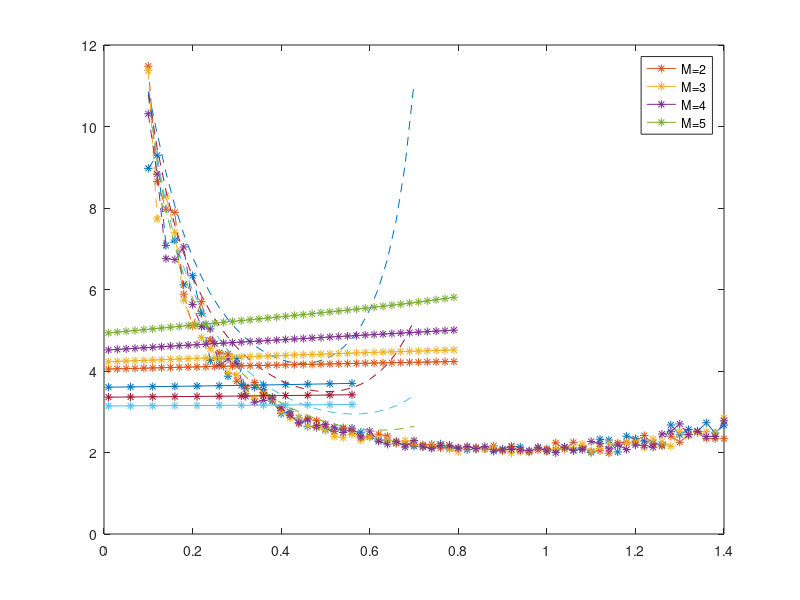

Write the MATLAB code that produced this figure. (Note: this script raises an error after producing the figure.)
%% Initialization
clear ; close all; clc

%% ==================== Part 1: Basic Function ====================
% Complete warmUpExercise.m
fprintf('Average AoI Running ... \n');


fprintf('Peak AoI: \n');

fprintf('Program paused. Press enter to continue.\n');
pause;

%% ======================= Part 2: Base Line Model with respect lambda1=======================

fprintf('Plotting Data ...\n')
p=[];
lambda=[];
rho=[];
AoI=[];
AoI1=[];
%number of Simulation runs
ru1=1000

for M=2:5
m1=1;
 for k=0.1:0.02:1.4
 sim1=0
for    i=1:ru1
    sim1=sim1+poissrnd(k)
end
avgsim1=sim1/ru1
      lambda(1)=avgsim1;  
  
        
    % %Exponential
    % ES=0.5% expected service time
    % ES2=2*(ES)^2  %2nd order moment of service time

    %Erlang-2
    sim1=0
for    i=1:ru1
    sim1=sim1+exprnd(0.5)
end
avgsim2=sim1/ru1
    ES=avgsim2 % expected service time
    ES2=1*ES^2 % second order moment of service time


        % %HyperExponential with p
        % p1=0.9;
        % ES=p1*0.5+(1-p1)*0.5^2;
        % ES2=p1*2*0.5^2+(1-p1)*2*0.5^4;
        for i=2:M
           lambda(i)=0,1;
         end
        l1=sum(lambda);
       
         for i=1:M
                 rho(i)=lambda(i)*ES;
         end
            r1=sum(rho);
            AoI11=(lambda(1))*(1-r1)/(1/r1-rho(1))+ES*((1/rho(1))+(r1/(1-r1))+((2*rho(2)-1)*(r1-1))/(1-rho(2))^2+(2*rho(1)*rho(2)*(r1-1))/(1-rho(2))^3)
            AoI(m1)=AoI11;
            m1=m1+1;
              
 end
 
         x=(0.1:0.02:1.4)
        
        p(M)=plot(x,AoI,'*--')
        hold on;
       
end
legend([p(2),p(3),p(4),p(5)],'M=2','M=3','M=4','M=5')

%% ======================= Part 3: Breakdown Model with respect to lambda1 =======================
fprintf('Plotting Data ...\n')
for M=2:5
lambda=[];
rho=[];
AoI=[];
AoI1=[];
alpa=0.1;
%Simulation runs
ru1=1000;
% % %Exponential
    sim1=0
for    i=1:ru1
    sim1=sim1+exprnd(0.5)
end
avgsim2=sim1/ru1
gamma1=avgsim2;%expected repair time
gamma2=2*gamma1^2;% second order repair time
beta11=0.8; %expected service time
beta12=2*beta11^2 % second order service time
ES=beta11*(1+alpa*gamma1)% expected service time including breakdowns

% %Erlang-2
%  sim1=0
% for    i=1:ru1
%     sim1=sim1+gamrnd(0.5/2)
% end
% avgsim2=sim1/ru1
% gamma1=avgsim2; %expected repair time
% gamma2=1*gamma1^2; % second order moment of repair time
% beta11=0.8; %expected service time
% beta12=1*beta11^2 % second order moment of service time
% ES=beta11*(1+alpa*gamma1)% expected service time including breakdowns


% %HyperExponential with p
% % p1=0.9;
%  sim1=0
% for    i=1:ru1
%     sim1=sim1+exprnd(0.5)
% end
% avgsim2=sim1/ru1
% gamma1=p1*avgsim2+(1-p1)*avgsim2^2; % expected repair time
% gamma2=p1*2*avgsim2^2+(1-p1)*2*avgsim2^4); % second order moment of repair time
% beta11=p1*0.8+(1-p1)*0.8^2;   % expected service time
% beta12=p1*2*0.8^2+(1-p1)*2*0.8^4; % second order moment of service time
% ES=beta11*(1+alpa*gamma1) % expected service time including breakdowns
m1=1;
for k=0.1:0.02:0.7
   
    lambda(1)=k;
    for i=2:M
    lambda(i)=0.1;
    end
     l1=sum(lambda);
    for i=1:M
    rho(i)=lambda(i)*ES;
    end
    rho(1)
    r1=sum(rho);
ES2=l1*(beta11*alpa*gamma2+r1*beta12)  %2nd order moment of service time
EW=l1*ES2/(2*(1-r1)); % Expected waiting Time
LS1=(1/ES)/((1/ES)+lambda(1));    %Exponential S*(lambda(1)))
LS2=-(1/ES)/((1/ES)+lambda(1))^2; %Exponential S*'(lambda(1))) 
LS3=(2/ES)/((1/ES)+lambda(1))^3;  %Exponential S*''(lambda(1))) 
WS1=((1-r1)*lambda(1)*LS1)/((lambda(1)-l1*(1-LS1)))
WS2=(1-r1)*(l1*LS1^2+(lambda(1)^2-lambda(1)*l1)*LS2-l1*LS1)/(lambda(1)-l1*(1-LS1))^2
WS3=0;
for k1=2:M
LS11=(1/ES)/((1/ES)+lambda(k1));    %Exponential S*(lambda(1)))
LS21=-(1/ES)/((1/ES)+lambda(k1))^2; %Exponential S*'(lambda(1))) 
LS31=(2/ES)/((1/ES)+lambda(k1))^3;  %Exponential S*''(lambda(1))) 
WS11=((1-r1)*lambda(1)*LS11)/((lambda(1)-l1*(1-LS11)))
WS21=(1-r1)*(l1*LS11^2+(lambda(1)^2-lambda(1)*l1)*LS21-l1*LS11)/(lambda(1)-l1*(1-LS11))^2;
WS3=WS3+lambda(k1)*((2/lambda(1))+WS21-(2.0*WS11/lambda(1))) 
end;
AoI(m1)=EW+2.0*ES+(2.0*WS1/lambda(1))-WS2-(1/lambda(1))+ES*WS3
m1=m1+1;

end;
x=(0.1:0.02:0.7)
plot(x,AoI,'--')
hold on;
end;
legend([p(2),p(3),p(4),p(5)],'M=2','M=3','M=4','M=5')
%% ======================= Part 4: BreakdownModel with respect to alpha =======================
fprintf('Plotting Data ...\n')
p=[];
for M=2:5
lambda=[];
lambda(1)=0.3;
rho=[];
AoI=[];
AoI1=[];
alpa=0.1;
% % %Exponential
%Simulation runs
ru1=1000;
% % %Exponential
    sim1=0
for    i=1:ru1
    sim1=sim1+exprnd(0.5)
end
avgsim2=sim1/ru1

gamma1=avgsim2;%expected repair time
gamma2=2*gamma1^2;% second order repair time
beta11=0.8; %expected service time
beta12=2*beta11^2 % second order service time
ES=beta11*(1+alpa*gamma1)% expected service time including breakdowns

% %Erlang-2
%  sim1=0
% for    i=1:ru1
%     sim1=sim1+gamrnd(0.5/2)
% end
% avgsim2=sim1/ru1
% gamma1=avgsim2; %expected repair time
% gamma2=1*gamma1^2; % second order moment of repair time
% beta11=0.8; %expected service time
% beta12=1*beta11^2 % second order moment of service time
% ES=beta11*(1+alpa*gamma1)% expected service time including breakdowns


% %HyperExponential with p
% % p1=0.9;
%  sim1=0
% for    i=1:ru1
%     sim1=sim1+exprnd(0.5)
% end
% avgsim2=sim1/ru1
% gamma1=p1*avgsim2+(1-p1)*avgsim2^2; % expected repair time
% gamma2=p1*2*avgsim2^2+(1-p1)*2*avgsim2^4); % second order moment of repair time
% beta11=p1*0.8+(1-p1)*0.8^2;   % expected service time
% beta12=p1*2*0.8^2+(1-p1)*2*0.8^4; % second order moment of service time
% ES=beta11*(1+alpa*gamma1) % expected service time including breakdowns

m1=1;
for k=0.01:0.02:0.8
   ES=beta11*(1+k*gamma1)
    for i=2:M
    lambda(i)=0.1;
    end
     l1=sum(lambda);
    for i=1:M
    rho(i)=lambda(i)*ES;
    end
    rho(1)
    r1=sum(rho);
ES2=l1*(beta11*alpa*gamma2+r1*beta12)  %2nd order moment of service time
EW=l1*ES2/(2*(1-r1)); % Expected waiting Time
LS1=(1/ES)/((1/ES)+lambda(1));    %Exponential S*(lambda(1)))
LS2=-(1/ES)/((1/ES)+lambda(1))^2; %Exponential S*'(lambda(1))) 
LS3=(2/ES)/((1/ES)+lambda(1))^3;  %Exponential S*''(lambda(1))) 
WS1=((1-r1)*lambda(1)*LS1)/((lambda(1)-l1*(1-LS1)))
WS2=(1-r1)*(l1*LS1^2+(lambda(1)^2-lambda(1)*l1)*LS2-l1*LS1)/(lambda(1)-l1*(1-LS1))^2
WS3=0;
for k1=2:M
LS11=(1/ES)/((1/ES)+lambda(k1));    %Exponential S*(lambda(1)))
LS21=-(1/ES)/((1/ES)+lambda(k1))^2; %Exponential S*'(lambda(1))) 
LS31=(2/ES)/((1/ES)+lambda(k1))^3;  %Exponential S*''(lambda(1))) 
WS11=((1-r1)*lambda(1)*LS11)/((lambda(1)-l1*(1-LS11)))
WS21=(1-r1)*(l1*LS11^2+(lambda(1)^2-lambda(1)*l1)*LS21-l1*LS11)/(lambda(1)-l1*(1-LS11))^2;
WS3=WS3+lambda(k1)*((2/lambda(1))+WS21-(2.0*WS11/lambda(1))) 
end;
AoI(m1)=EW+2.0*ES+(2.0*WS1/lambda(1))-WS2-(1/lambda(1))+ES*WS3
m1=m1+1;

end;
x=(0.01:0.02:0.8)
p(M)=plot(x,AoI,'*-')
hold on;
end;
legend([p(2),p(3),p(4),p(5)],'M=2','M=3','M=4','M=5');

%% ======================= Part 5: BreakdownModel with respect to E[R] =======================
fprintf('Plotting Data ...\n')
p=[];
for M=2:4
lambda=[];
lambda(1)=0.4;
rho=[];
AoI=[];
AoI1=[];
alpa=0.1;
%Simulation runs
% ru1=1000;
% % %Exponential
%     sim1=0
% for    i=1:ru1
%     sim1=sim1+exprnd(0.8)
% end
% avgsim2=sim1/ru1
% % %Exponential
% gamma1=0.5;%expected repair time
% gamma2=2*gamma1^2;% second order repair time
% beta11=avgsim2; %expected service time
% beta12=2*beta11^2 % second order service time
% ES=beta11*(1+alpa*gamma1)% expected service time including breakdowns

% %Erlang-2
%  sim1=0
% for    i=1:ru1
%     sim1=sim1+gamrnd(2,0.8/2)
% end
% avgsim2=sim1/ru1
% gamma1=0.5; %expected repair time
% gamma2=1*gamma1^2; % second order moment of repair time
% beta11=avgsim2; %expected service time
% beta12=1*beta11^2 % second order moment of service time
% ES=beta11*(1+alpa*gamma1)% expected service time including breakdowns


%HyperExponential with p
p1=0.9;
 sim1=0
for    i=1:ru1
    sim1=sim1+exprnd(0.8)
end
avgsim2=sim1/ru1
gamma1=p1*0.5+(1-p1)*0.5^2; % expected repair time
gamma2=p1*2*0.5^2+(1-p1)*2*0.5^4; % second order moment of repair time
beta11=p1*avgsim2+(1-p1)*0.8^2;   % expected service time
beta12=p1*2*0.8^2+(1-p1)*2*0.8^4; % second order moment of service time
ES=beta11*(1+alpa*gamma1) % expected service time including breakdowns
m1=1;
for k=0.01:0.05:0.6
    gamma1=k;%expected repair time
    gamma2=2*gamma1^2
   ES=beta11*(1+alpa*gamma1)
    for i=2:M
    lambda(i)=0.1;
    end
     l1=sum(lambda);
    for i=1:M
    rho(i)=lambda(i)*ES;
    end
    rho(1)
    r1=sum(rho);
ES2=l1*(beta11*alpa*gamma2+r1*beta12)  %2nd order moment of service time
EW=l1*ES2/(2*(1-r1)); % Expected waiting Time
LS1=(1/ES)/((1/ES)+lambda(1));    %Exponential S*(lambda(1)))
LS2=-(1/ES)/((1/ES)+lambda(1))^2; %Exponential S*'(lambda(1))) 
LS3=(2/ES)/((1/ES)+lambda(1))^3;  %Exponential S*''(lambda(1))) 
WS1=((1-r1)*lambda(1)*LS1)/((lambda(1)-l1*(1-LS1)))
WS2=(1-r1)*(l1*LS1^2+(lambda(1)^2-lambda(1)*l1)*LS2-l1*LS1)/(lambda(1)-l1*(1-LS1))^2
WS3=0;
for k1=2:M
LS11=(1/ES)/((1/ES)+lambda(k1));    %Exponential S*(lambda(1)))
LS21=-(1/ES)/((1/ES)+lambda(k1))^2; %Exponential S*'(lambda(1))) 
LS31=(2/ES)/((1/ES)+lambda(k1))^3;  %Exponential S*''(lambda(1))) 
WS11=((1-r1)*lambda(1)*LS11)/((lambda(1)-l1*(1-LS11)))
WS21=(1-r1)*(l1*LS11^2+(lambda(1)^2-lambda(1)*l1)*LS21-l1*LS11)/(lambda(1)-l1*(1-LS11))^2;
WS3=WS3+lambda(k1)*((2/lambda(1))+WS21-(2.0*WS11/lambda(1))) 
end;
AoI(m1)=EW+2.0*ES+(2.0*WS1/lambda(1))-WS2-(1/lambda(1))+ES*WS3
m1=m1+1;

end;
x=(0.01:0.05:0.6)
p(M)=plot(x,AoI,'*-')
hold on;
end;
legend([p(2),p(3),p(4),p(5)],'M=2','M=3','M=4','M=5');
%% ======================= Part 6: Breakdown Model with respect to Steady state availability =======================
fprintf('Plotting Data ...\n')
for M=2:4
    
lambda=[];
rho=[];
AoI=[];
AoI1=[];
alpa=0.2;
pa1=[]
lambda(1)=0.2;
%Simulation runs
 ru1=1000;
% % %Exponential
%     sim1=0
% for    i=1:ru1
%     sim1=sim1+exprnd(0.8)
% end
% avgsim2=sim1/ru1
% % %Exponential
% gamma1=0.5;%expected repair time
% gamma2=2*gamma1^2;% second order repair time
% beta11=avgsim2; %expected service time
% beta12=2*beta11^2 % second order service time
% ES=beta11*(1+alpa*gamma1)% expected service time including breakdowns

%Erlang-2
 sim1=0
for    i=1:ru1
    sim1=sim1+gamrnd(2,0.8/2)
end
avgsim2=sim1/ru1
gamma1=0.5; %expected repair time
gamma2=1*gamma1^2; % second order moment of repair time
beta11=avgsim2; %expected service time
beta12=1*beta11^2 % second order moment of service time
ES=beta11*(1+alpa*gamma1)% expected service time including breakdowns


%HyperExponential with p
% p1=0.9;
%  sim1=0
% for    i=1:ru1
%     sim1=sim1+exprnd(0.8)
% end
% avgsim2=sim1/ru1
% gamma1=p1*0.5+(1-p1)*0.5^2; % expected repair time
% gamma2=p1*2*0.5^2+(1-p1)*2*0.5^4; % second order moment of repair time
% beta11=p1*avgsim2+(1-p1)*0.8^2;   % expected service time
% beta12=p1*2*0.8^2+(1-p1)*2*0.8^4; % second order moment of service time
% ES=beta11*(1+alpa*gamma1) % expected service time including breakdowns

m1=1
for k=0.95:0.005:0.995
pa2=k;
lambda(1)=(1-k)/(beta11*alpa*gamma1);
r11=lambda(1)*beta11*alpa*gamma1

%pa1(m1)=1-l1*beta11*alpa*gamma1

pa1(m1)=lambda(1)
   for i=2:M
    lambda(i)=0.1;
    end
     l1=sum(lambda);
    for i=1:M
    rho(i)=lambda(i)*ES;
    end
    rho(1)
    r1=sum(rho);
ES2=l1*(beta11*alpa*gamma2+r1*beta12)  %2nd order moment of service time
EW=l1*ES2/(2*(1-r1)); % Expected waiting Time
LS1=(1/ES)/((1/ES)+lambda(1));    %Exponential S*(lambda(1)))
LS2=-(1/ES)/((1/ES)+lambda(1))^2; %Exponential S*'(lambda(1))) 
LS3=(2/ES)/((1/ES)+lambda(1))^3;  %Exponential S*''(lambda(1))) 
WS1=((1-r1)*lambda(1)*LS1)/((lambda(1)-l1*(1-LS1)))
WS2=(1-r1)*(l1*LS1^2+(lambda(1)^2-lambda(1)*l1)*LS2-l1*LS1)/(lambda(1)-l1*(1-LS1))^2
WS3=0;
for k1=2:M
LS11=(1/ES)/((1/ES)+lambda(k1));    %Exponential S*(lambda(1)))
LS21=-(1/ES)/((1/ES)+lambda(k1))^2; %Exponential S*'(lambda(1))) 
LS31=(2/ES)/((1/ES)+lambda(k1))^3;  %Exponential S*''(lambda(1))) 
WS11=((1-r1)*lambda(1)*LS11)/((lambda(1)-l1*(1-LS11)))
WS21=(1-r1)*(l1*LS11^2+(lambda(1)^2-lambda(1)*l1)*LS21-l1*LS11)/(lambda(1)-l1*(1-LS11))^2;
WS3=WS3+lambda(k1)*((2/lambda(1))+WS21-(2.0*WS11/lambda(1))) 
end;
AoI(m1)=EW+2.0*ES+(2.0*WS1/lambda(1))-WS2-(1/lambda(1))+ES*WS3

m1=m1+1;

end;
x=0.95:0.005:0.995
plot(x,AoI)
hold on;
%plot(pa1,AoI)
end;
legend([p(2),p(3),p(4),p(5)],'M=2','M=3','M=4','M=5')
%% ======================= Part 5: Breakdown Model with respect to rho1 =======================
fprintf('Plotting Data ...\n')
for M=2:5
lambda=[];
rho=[];
AoI=[];
AoI1=[];
alpa=0.1;

% % %Exponential
gamma1=0.5;
gamma2=2*gamma1^2;
beta11=0.8;
beta12=2*beta11^2

ES=beta11*(1+alpa*gamma1)% expected service time




%Erlang-2
% gamma1=0.5;
% gamma2=1*gamma1^2;
% beta11=0.8;
% beta12=1*beta11^2
% ES=beta11*(1+alpa*gamma1)% expected service time


%HyperExponential with p
%p=0.9;
% gamma1=p*1/2+(1-p)*1/(2^2);
% gamma2=p*2/(2^2)+(1-p)*2/(2^4);
% beta11=p*0.8+(1-p)*0.8^2;
% beta12=p*2*0.8^2+(1-p)*2*0.8^4;

m1=1;
for k=0.1:0.02:0.7
   
    lambda(1)=k;
    for i=2:M
    lambda(i)=0.1;
    end
     l1=sum(lambda);
    for i=1:M
    rho(i)=lambda(i)*ES;
    end
    rho(1)
    r1=sum(rho);
ES2=l1*(beta11*alpa*gamma2+r1*beta12)  %2nd order moment of service time
EW=l1*ES2/(2*(1-r1)); % Expected waiting Time
LS1=(1/ES)/((1/ES)+lambda(1));    %Exponential S*(lambda(1)))
LS2=-(1/ES)/((1/ES)+lambda(1))^2; %Exponential S*'(lambda(1))) 
LS3=(2/ES)/((1/ES)+lambda(1))^3;  %Exponential S*''(lambda(1))) 
WS1=((1-r1)*lambda(1)*LS1)/((lambda(1)-l1*(1-LS1)))
WS2=(1-r1)*(l1*LS1^2+(lambda(1)^2-lambda(1)*l1)*LS2-l1*LS1)/(lambda(1)-l1*(1-LS1))^2
WS3=0;
for k1=2:M
LS11=(1/ES)/((1/ES)+lambda(k1));    %Exponential S*(lambda(1)))
LS21=-(1/ES)/((1/ES)+lambda(k1))^2; %Exponential S*'(lambda(1))) 
LS31=(2/ES)/((1/ES)+lambda(k1))^3;  %Exponential S*''(lambda(1))) 
WS11=((1-r1)*lambda(1)*LS11)/((lambda(1)-l1*(1-LS11)))
WS21=(1-r1)*(l1*LS11^2+(lambda(1)^2-lambda(1)*l1)*LS21-l1*LS11)/(lambda(1)-l1*(1-LS11))^2;
WS3=WS3+lambda(k1)*((2/lambda(1))+WS21-(2.0*WS11/lambda(1))) 
end;
AoI(m1)=EW+2.0*ES+(2.0*WS1/lambda(1))-WS2-(1/lambda(1))+ES*WS3
m1=m1+1;

end;
x=(0.1:0.02:0.7)*ES
plot(x,AoI)
hold on;
end;
legend([p(2),p(3),p(4),p(5)],'M=2','M=3','M=4','M=5')
%% ======================= Part 6: Base Line Model with respect rho1=======================

fprintf('Plotting Data ...\n')
p=[];
lambda=[];
lambda
rho=[];
AoI=[];
AoI1=[];
% %Exponential
% ES=0.5% expected service time
% ES2=2*(ES)^2  %2nd order moment of service time

%Erlang-2
ES=0.5 % expected service time
ES2=1*ES^2 % second order moment of service time


% %HyperExponential with p
% p1=0.9;
% ES=p1*0.5+(1-p1)*0.5^2;
% ES2=p1*2*0.5^2+(1-p1)*2*0.5^4;

for M=2:5
        for i=2:M
            lambda(i)=0.1;
         end
        l1=sum(lambda);
       
        m1=1
        for k=0.1:0.02:1.4
            lambda(1)=k;
              for i=1:M
                 rho(i)=lambda(i)*ES;
             end
                 r1=sum(rho);
            AoI11=(lambda(1))*(1-r1)/(1/r1-rho(1))+ES*((1/rho(1))+(r1/(1-r1))+((2*rho(2)-1)*(r1-1))/(1-rho(2))^2+(2*rho(1)*rho(2)*(r1-1))/(1-rho(2))^3)
            AoI(m1)=AoI11;
            m1=m1+1
        end
        x=(0.1:0.02:1.4)*ES
        p(M)=plot(x,AoI,'*--')
        hold on;
end
legend([p(2),p(3),p(4),p(5)],'M=2','M=3','M=4','M=5')

